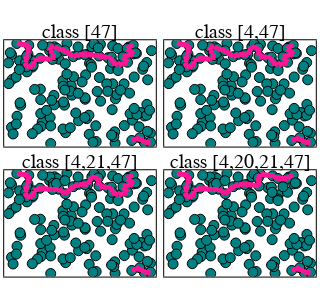

The code cell stored with this chart in its notebook:
### Code cell
class47 = all_classes[[47]]
class4_47 = all_classes[[4,47]]
class4_21_47 = all_classes[[4, 21, 47]]
class4_20_21_47 = all_classes[[4, 20, 21, 47]]

class47 = [class47[:,i] for i in 1:size(class47,2)]
class4_47 = [class4_47[:,i] for i in 1:size(class4_47,2)]
class4_21_47 = [class4_21_47[:,i] for i in 1:size(class4_21_47,2)]
class4_20_21_47 = [class4_20_21_47[:,i] for i in 1:size(class4_20_21_47,2)]

p2 = plot_cycle_single_square_torus(P_2d, cycle = class47, size = (300, 300), title = "class [47]")
p3 = plot_cycle_single_square_torus(P_2d, cycle = class4_47, size = (300, 300), title = "class [4,47]")
p4 = plot_cycle_single_square_torus(P_2d, cycle = class4_21_47, size = (300, 300), title = "class [4,21,47]")
p5 = plot_cycle_single_square_torus(P_2d, cycle = class4_20_21_47, size = (300, 300), title = "class [4,20,21,47]")

plot(p2, p3, p4, p5)
